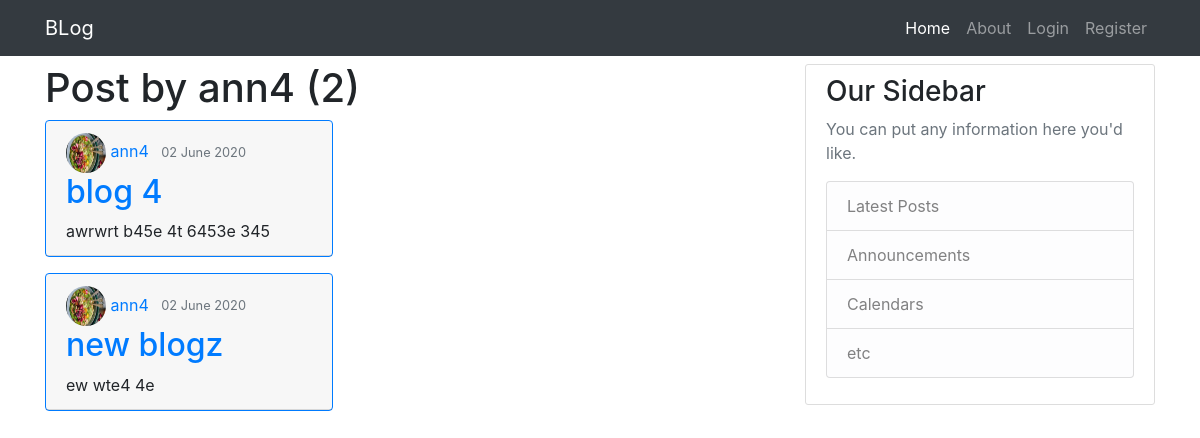
Screenshot of /user/ann4/ with the database file from the repository.
### blog/models.py (models this page shows, shortened)
class Post(models.Model):
    title= models.CharField(max_length=100)
    content=models.TextField()
    date_posted=models.DateTimeField(default=timezone.now)
    author=models.ForeignKey(User,on_delete=models.CASCADE)

### users/models.py (models this page shows, shortened)
class Profile(models.Model):
    user=models.OneToOneField(User,on_delete=models.CASCADE)
    image=models.ImageField(default='default.jpg',upload_to='profile_pics')

### blog/views.py (the view)
# urls.py: path('user/<str:username>/', UserPostListView.as_view() ,name='user-posts'),
class UserPostListView(ListView):
    model=Post
    template_name='blog/user_posts.html'  #<app>/<model>_<viewtype>.html
    context_object_name= 'posts'
    paginate_by=5
    def get_queryset(self):
        user=get_object_or_404(User,username=self.kwargs.get('username'))
        return Post.objects.filter(author=user).order_by('-date_posted')

### blog/templates/blog/user_posts.html (shortened to what this page needs)
{% extends 'blog/layout.html' %}
{% block content %}
<h1 >Post by {{view.kwargs.username}} ({{page_obj.paginator.count}})</h1>
{%for post in posts%}
<article class="card border-primary mb-3" style="max-width: 18rem;">
  <div class="card-header">
    <div class="article-metadata">
      <img class="rounded-circle" src="{{ post.author.profile.image.url}}" height="40px" width="40px">
      <a class="mr-2" href="{% url 'user-posts' post.author.username %}">{{ post.author }}</a>
      <small class="text-muted">{{ post.date_posted|date:"d F Y" }}</small>
    </div>
    <h2><a class="card-title" href="{% url 'post-detail' post.id %}">{{ post.title }}</a></h2>
    <p class="card-text">{{ post.content }}</p>
  </div>
</article>
{% endfor %}
{% endblock%}

### rows the page displays
Post: author.profile.image (picture), author "ann4", date_posted "02 June 2020", title "blog 4", content "awrwrt b45e 4t 6453e 345"
Post: author.profile.image (picture), author "ann4", date_posted "02 June 2020", title "new blogz", content "ew wte4 4e"

### other values shown
{{ view.kwargs.username }} "ann4"
{{ page_obj.paginator.count }} "2"
